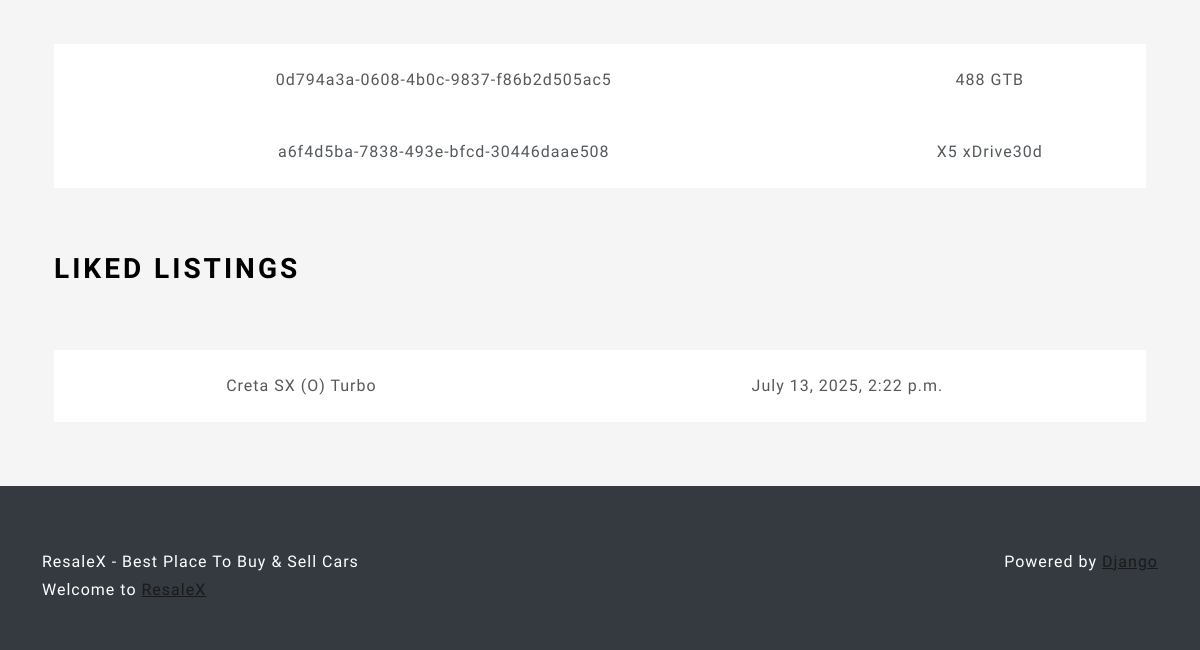
Before: /profile/ (signed in, lower part) with the older database file.
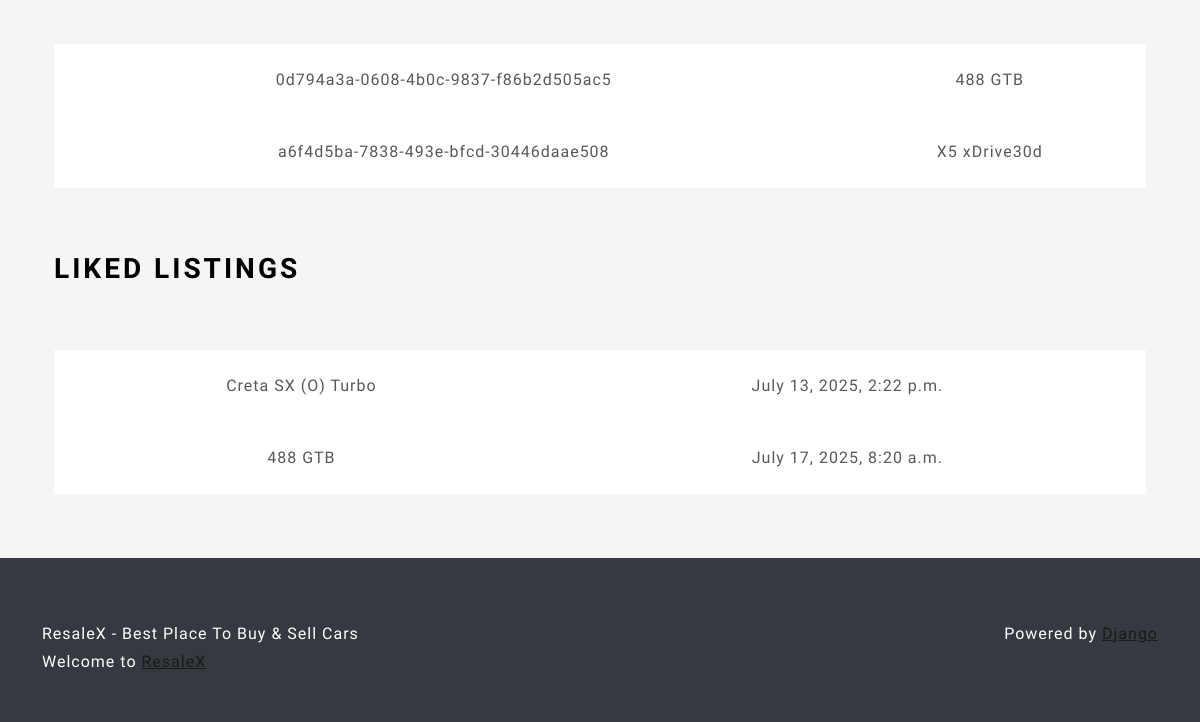
After: the same page with the newer database file.
### main/models.py (models this page shows, shortened)
class Listing(models.Model):
    id = models.UUIDField(
        primary_key=True, default=uuid.uuid4, unique=True, editable=False)
    created_at = models.DateTimeField(auto_now_add=True)
    updated_at = models.DateTimeField(auto_now=True)
    seller = models.ForeignKey(Profile, on_delete=models.CASCADE)
    brand = models.CharField(max_length=24, choices=CARS_BRANDS, default=None)
    model = models.CharField(max_length=64,)
    vin = models.CharField(max_length=17,)
    mileage = models.IntegerField(default=0)
    color = models.CharField(max_length=24,)
    description = models.TextField()
    engine = models.CharField(max_length=24,)
    transmisson = models.CharField(
        max_length=24, choices=TRANSMISSION_OPTIONS, default=None)
    location = models.OneToOneField(
        Location, on_delete=models.SET_NULL, null=True)
    image = models.ImageField(upload_to=user_listing_path)

class LikedListing(models.Model):
    profile = models.ForeignKey(Profile, on_delete=models.CASCADE)
    listing = models.ForeignKey(Listing, on_delete=models.CASCADE)
    like_date = models.DateTimeField(auto_now_add=True)

### users/views.py (the view, shortened to what this page needs)
# urls.py: path('profile/', ProfileView.as_view(), name='profile'),
@method_decorator(login_required, name='dispatch')
class ProfileView(View):
    def get(self, request):
        user_listings = Listing.objects.filter(seller=request.user.profile)
        user_liked_listings = LikedListing.objects.filter(
            profile=request.user.profile).all()
        user_form = UserForm(instance=request.user)
        profile_form = ProfileForm(instance=request.user.profile)
        location_form = LocationForm(instance=request.user.profile.location)
        return render(request, 'views/profile.html', {'user_form': user_form,
                                                      'profile_form': profile_form,
                                                      'location_form': location_form,
                                                      'user_listings': user_listings,
                                                      'user_liked_listings': user_liked_listings, })

### users/templates/views/profile.html (shortened to what this page needs)
{% extends 'base/base.html' %}
{% load static %}
{% load crispy_forms_tags %}
{% block 'body' %}
<div class="container-fluid text-center py-5">
    <div class="container px-4">
        <div class="row g-4 py-5">
        </div>
        <table class="table table-hover">
            <tbody>
                {% for listing in user_listings %}
                <tr>
                    <td>{{ listing.id }}</td>
                    <td>{{listing.model }}</td>
                </tr>
                {% endfor %}
            </tbody>
        </table>
    </div>
    <div class="container px-4">
        <div class="row g-4 py-5">
            <div class="col d-flex align-items-start">
                <div>
                    <h2 class="mb-3 border-bottom" style="color: black">Liked Listings</h2>
                </div>
            </div>
        </div>
        <table class="table table-hover">
            <tbody>
                {% for liked_listing in user_liked_listings %}
                <tr>
                    <td>{{ liked_listing.listing.model }}</td>
                    <td>{{ liked_listing.like_date }}</td>
                </tr>
                {% endfor %}
            </tbody>
        </table>
    </div>
</div>
{% endblock %}

Changed rows visible on the page:
added LikedListing: listing.model "488 GTB", like_date "July 17, 2025, 8:20 a.m."
